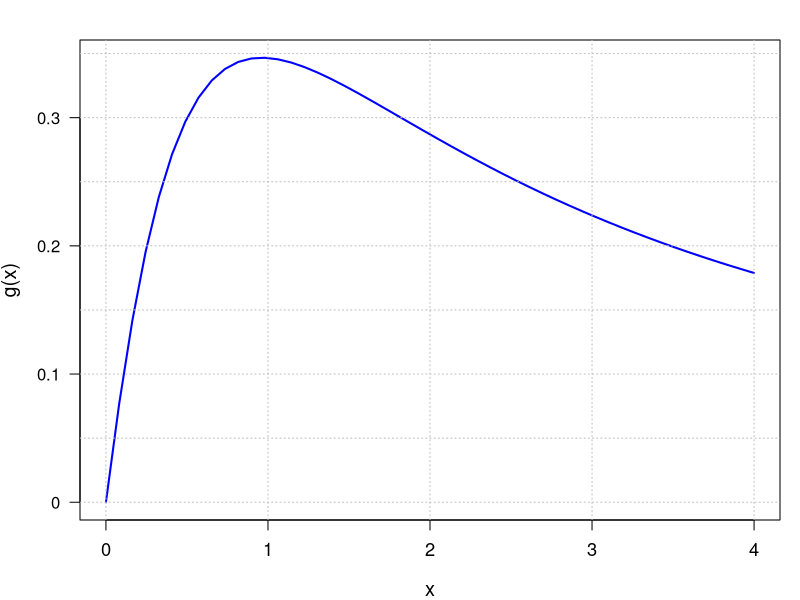
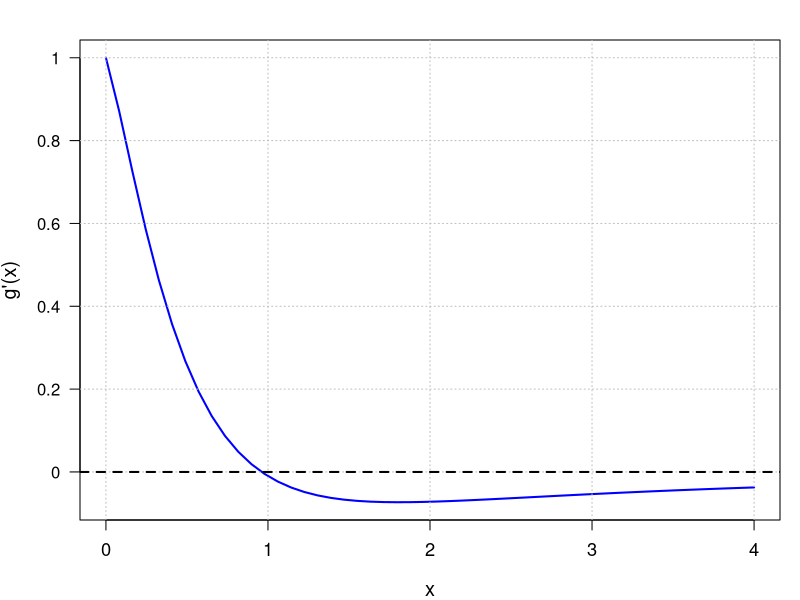

Write R code to recreate these figures, in order.
## ---- chunk 1
knitr::opts_chunk$set(fig.pos = 'H')
## ---- chunk 2
# -------- OPTIMIZATION ALGORITHMS --------


#' Bisection Method for Finding a Maximum
#'
#' This function uses the bisection method to find the maximum value of a given function `g` 
#' within the interval `[a, b]`.
#'
#' @param g A function representing the objective function to maximize.
#' @param g.prime A function representing the derivative of `g`.
#' @param a A numeric value specifying the lower bound of the interval.
#' @param b A numeric value specifying the upper bound of the interval.
#' @param tol A numeric value specifying the tolerance for stopping the iteration. Default is 0.001.
#' 
#' @return A data frame containing the iteration history with columns for the iteration number, 
#' the current `x` value, `g(x)`, and `g.prime(x)`.
mybisection <- function(g, g.prime, a, b, tol = 0.001) {
  
  xt <- c(0,0)
  xt[1] <- (a+b)/2
  
  history_df <- data.frame(iter = numeric(0), x = numeric(0), g = numeric(0), g.prime = numeric(0))
  
  i <- 1
  while (abs(xt[2] - xt[1]) > tol) {
    
    
    deriv_a <- g.prime(a)
    deriv_b <- g.prime(b)
    deriv_xt <- g.prime(xt[1])
    
    if((deriv_a * deriv_xt) < 0){
      b <- xt[1]
      xt[2] <- xt[1]
      xt[1] <- (a+b)/2
    }
    else{
      a <- xt[1]
      xt[2] <- xt[1]
      xt[1] <- (a+b)/2
    }
    
    # Save current values for x, g and gprime.    
    history_df[nrow(history_df) + 1, ] <- c(i, xt[1], g(xt[1]), g.prime(xt[1]))
    i <- i + 1

  }
  return(history_df)
}


#' Secant Method for Finding a Root
#'
#' This function uses the secant method to find a root of the given function `g`, 
#' starting from an initial guess and iterating until the specified tolerance is reached.
#'
#' @param g A function representing the objective function for which the root is sought.
#' @param g.prime A function representing the derivative of `g`.
#' @param initial.guess A numeric value specifying the initial guess for the root.
#' @param tol A numeric value specifying the tolerance for stopping the iteration. Default is 0.001.
#' 
#' @return A data frame containing the iteration history with columns for the iteration number, 
#' the current `x` value, `g(x)`, and `g.prime(x)`.
mysecant <- function(g, g.prime, initial.guess, tol = 0.001) {
  
  xt_secant <- c(initial.guess, 0)
  history_df <- data.frame(iter = numeric(0), x = numeric(0), g = numeric(0), g.prime = numeric(0))
  
  i <- 1
  while (abs(xt_secant[2] - xt_secant[1]) > tol){
    
    deriv_xt <- g.prime(xt_secant[1])
    deriv_xt_minus1 <- g.prime(xt_secant[2])
    x_tplus1 <- xt_secant[1] - deriv_xt * (xt_secant[1]-xt_secant[2])/(deriv_xt-deriv_xt_minus1)
    xt_secant[2] <- xt_secant[1]
    xt_secant[1] <- x_tplus1
    
    # Save current values for x, g and gprime. 
    history_df[nrow(history_df) + 1, ] <- c(i, xt_secant[1], g(xt_secant[1]), g.prime(xt_secant[1]))
    
  }
  return(history_df)
  
  
}
## ---- chunk 3
# Adjust margins to reduce white space
par(mar = c(4, 4, 2, 1))  # Bottom, left, top, right margins (in lines)

g <- function(x) {
  num = log(x + 1)
  den = x^(3/2) + 1
  return(num / den)
}

xvalues <- seq(0, 4, length.out = 50)
gvalues <- g(xvalues)

# Define custom y-axis ticks
ytick_interval <- 0.1  # Set desired interval between ticks
yticks <- seq(0, max(gvalues), by = ytick_interval)  # Create custom ticks

# Create the plot
plot(
  xvalues, gvalues, 
  type = "l", col = "blue", lwd = 2,
  xlab = "x", ylab = "g(x)", 
  cex.lab = 1.2, cex.axis = 1.1, las = 1,
  yaxt = "n"  # Suppress default y-axis
)

# Add custom y-axis ticks
axis(2, at = yticks, labels = round(yticks, 2), las = 1)  # Use rounded labels
grid(col = "gray", lty = "dotted", lwd = 1)

# Reset margins after the plot if needed for other plots
par(mar = c(5, 4, 4, 2) + 0.1)

## ---- chunk 4

par(mar = c(4, 4, 2, 1))  # Bottom, left, top, right margins (in lines)


gprime <- function(x) {
  return(1 / ((x + 1) * (x^(3 / 2) + 1)) - (3 * sqrt(x) * log(x + 1)) / (2 * (x^(3 / 2) + 1)^2))
}

xvalues <- seq(0, 4, length.out = 50)
gprimevalues <- gprime(xvalues)

# Define custom y-axis ticks
ytick_interval <- 0.2  # Set desired interval between ticks
yticks <- seq(0, max(gprimevalues), by = ytick_interval)  # Create custom ticks


plot(
  xvalues, gprimevalues, 
  type = "l", col = "blue", lwd = 2,
  xlab = "x", ylab = "g'(x)", 
  cex.lab = 1.2, cex.axis = 1.1, las = 1,
  yaxt = "n"  # Suppress default y-axis
)

# Add custom y-axis ticks
axis(2, at = yticks, labels = round(yticks, 2), las = 1)  # Use rounded labels
grid(col = "gray", lty = "dotted", lwd = 1)

# Reset margins after the plot if needed for other plots
par(mar = c(5, 4, 4, 2) + 0.1)


abline(h = 0, col = "black", lty = "dashed", lwd = 2)
## ---- chunk 5
history_df <- mybisection(g, gprime, 0, 2)
history_df <- round(history_df, 3)
knitr::kable(
  history_df,
  caption = "Evolution of the bisection algorithm for $a=0$ and $b=2$."
)

## ---- chunk 6
history_df <- mysecant(g, gprime, 1)
history_df <- round(history_df, 3)
knitr::kable(
  history_df,
  caption = "Evolution of the secant algorithm for $x_0=0$"
)

